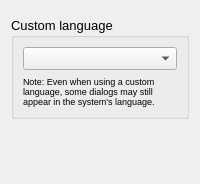
         <widget class="QWidget" name="tab_2">
          <attribute name="title">
           <string>Language</string>
          </attribute>
          <layout class="QVBoxLayout" name="verticalLayout_8">
           <property name="spacing">
            <number>15</number>
           </property>
           <property name="topMargin">
            <number>17</number>
           </property>
           <property name="bottomMargin">
            <number>15</number>
           </property>
           <item>
            <widget class="QGroupBox" name="groupBox">
             <property name="font">
              <font>
               <pointsize>10</pointsize>
              </font>
             </property>
             <property name="title">
              <string>Custom language</string>
             </property>
             <layout class="QVBoxLayout" name="verticalLayout_9">
              <item>
               <widget class="QComboBox" name="langComboBox"/>
              </item>
              <item>
               <widget class="QLabel" name="label_10">
                <property name="text">
                 <string>&lt;!DOCTYPE HTML PUBLIC &quot;-//W3C//DTD HTML 4.0//EN&quot; &quot;http://www.w3.org/TR/REC-html40/strict.dtd&quot;&gt;
&lt;html&gt;&lt;head&gt;&lt;meta name=&quot;qrichtext&quot; content=&quot;1&quot; /&gt;&lt;style type=&quot;text/css&quot;&gt;
p, li { white-space: pre-wrap; }
&lt;/style&gt;&lt;/head&gt;&lt;body style=&quot; font-family:'Arial'; font-size:10pt; font-weight:400; font-style:normal;&quot;&gt;
&lt;p style=&quot; margin-top:0px; margin-bottom:0px; margin-left:0px; margin-right:0px; -qt-block-indent:0; text-indent:0px;&quot;&gt;&lt;span style=&quot; font-size:7pt;&quot;&gt;Note: Even when using a custom language, some dialogs may still appear in the system's language.&lt;/span&gt;&lt;/p&gt;&lt;/body&gt;&lt;/html&gt;</string>
                </property>
                <property name="textFormat">
                 <enum>Qt::AutoText</enum>
                </property>
                <property name="wordWrap">
                 <bool>true</bool>
                </property>
               </widget>
              </item>
             </layout>
            </widget>
           </item>
           <item>
            <spacer name="verticalSpacer_5">
             <property name="orientation">
              <enum>Qt::Vertical</enum>
             </property>
             <property name="sizeHint" stdset="0">
              <size>
               <width>20</width>
               <height>40</height>
              </size>
             </property>
            </spacer>
           </item>
          </layout>
         </widget>
